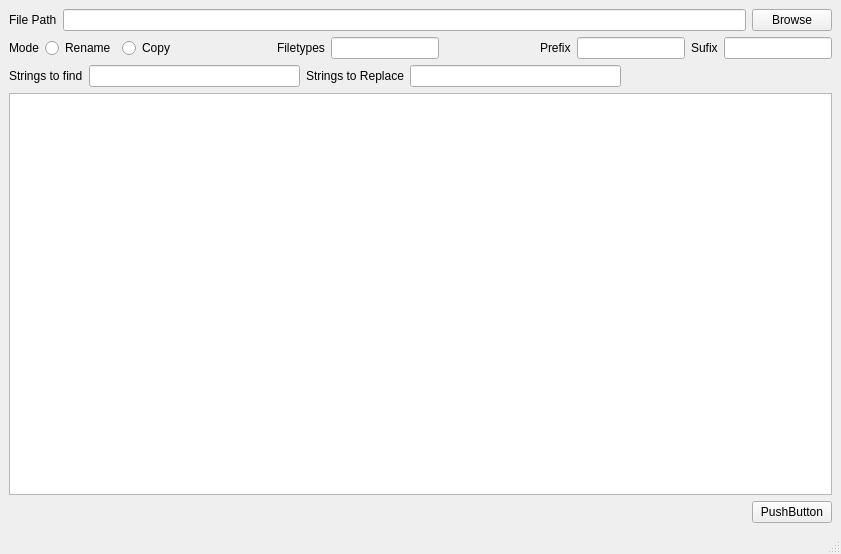
<?xml version="1.0" encoding="UTF-8"?>
<ui version="4.0">
 <class>MainWindow</class>
 <widget class="QMainWindow" name="MainWindow">
  <property name="geometry">
   <rect>
    <x>0</x>
    <y>0</y>
    <width>841</width>
    <height>554</height>
   </rect>
  </property>
  <property name="windowTitle">
   <string>MainWindow</string>
  </property>
  <widget class="QWidget" name="centralwidget">
   <layout class="QGridLayout" name="gridLayout">
    <item row="1" column="0">
     <layout class="QHBoxLayout" name="horizontalLayout_2">
      <item>
       <widget class="QLabel" name="ModeLabel">
        <property name="text">
         <string>Mode</string>
        </property>
       </widget>
      </item>
      <item alignment="Qt::AlignLeft">
       <widget class="QRadioButton" name="RenameRadioButton">
        <property name="enabled">
         <bool>true</bool>
        </property>
        <property name="text">
         <string>Rename</string>
        </property>
       </widget>
      </item>
      <item>
       <widget class="QRadioButton" name="CopyRadioButton">
        <property name="text">
         <string>Copy</string>
        </property>
       </widget>
      </item>
      <item>
       <spacer name="horizontalSpacer">
        <property name="orientation">
         <enum>Qt::Horizontal</enum>
        </property>
        <property name="sizeHint" stdset="0">
         <size>
          <width>40</width>
          <height>20</height>
         </size>
        </property>
       </spacer>
      </item>
      <item>
       <widget class="QLabel" name="FiletypesLabel">
        <property name="text">
         <string>Filetypes</string>
        </property>
       </widget>
      </item>
      <item>
       <widget class="QLineEdit" name="FiletypesEdit"/>
      </item>
      <item>
       <spacer name="horizontalSpacer_2">
        <property name="orientation">
         <enum>Qt::Horizontal</enum>
        </property>
        <property name="sizeHint" stdset="0">
         <size>
          <width>40</width>
          <height>20</height>
         </size>
        </property>
       </spacer>
      </item>
      <item>
       <widget class="QLabel" name="PrefixLabel">
        <property name="text">
         <string>Prefix</string>
        </property>
       </widget>
      </item>
      <item>
       <widget class="QLineEdit" name="PrefixEdit"/>
      </item>
      <item>
       <widget class="QLabel" name="SufixLabel">
        <property name="text">
         <string>Sufix</string>
        </property>
       </widget>
      </item>
      <item>
       <widget class="QLineEdit" name="SufixEdit"/>
      </item>
     </layout>
    </item>
    <item row="2" column="0">
     <layout class="QHBoxLayout" name="horizontalLayout_3">
      <item>
       <widget class="QLabel" name="StringsToFindLabel">
        <property name="text">
         <string>Strings to find</string>
        </property>
       </widget>
      </item>
      <item>
       <widget class="QLineEdit" name="StringsToFindEdit"/>
      </item>
      <item>
       <widget class="QLabel" name="StringsToReplaceLabel">
        <property name="text">
         <string>Strings to Replace</string>
        </property>
       </widget>
      </item>
      <item>
       <widget class="QLineEdit" name="StringsToReplaceEdit"/>
      </item>
      <item>
       <spacer name="horizontalSpacer_3">
        <property name="orientation">
         <enum>Qt::Horizontal</enum>
        </property>
        <property name="sizeHint" stdset="0">
         <size>
          <width>40</width>
          <height>20</height>
         </size>
        </property>
       </spacer>
      </item>
     </layout>
    </item>
    <item row="3" column="0">
     <widget class="QListView" name="FilesList"/>
    </item>
    <item row="0" column="0">
     <layout class="QVBoxLayout" name="verticalLayout">
      <item>
       <layout class="QHBoxLayout" name="horizontalLayout">
        <item>
         <widget class="QLabel" name="FilePathLabel">
          <property name="text">
           <string>File Path</string>
          </property>
         </widget>
        </item>
        <item>
         <widget class="QLineEdit" name="FilePathEdit"/>
        </item>
        <item>
         <widget class="QPushButton" name="BrowseButton">
          <property name="text">
           <string>Browse</string>
          </property>
         </widget>
        </item>
       </layout>
      </item>
     </layout>
    </item>
    <item row="4" column="0" alignment="Qt::AlignRight">
     <widget class="QPushButton" name="pushButton_2">
      <property name="maximumSize">
       <size>
        <width>200</width>
        <height>16777215</height>
       </size>
      </property>
      <property name="text">
       <string>PushButton</string>
      </property>
     </widget>
    </item>
   </layout>
  </widget>
  <widget class="QStatusBar" name="statusbar"/>
 </widget>
 <resources/>
 <connections/>
</ui>
